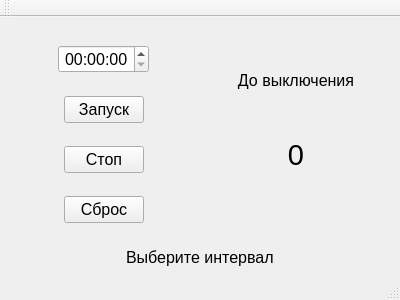
<?xml version="1.0" encoding="UTF-8"?>
<ui version="4.0">
 <class>MainWindow</class>
 <widget class="QMainWindow" name="MainWindow">
  <property name="geometry">
   <rect>
    <x>0</x>
    <y>0</y>
    <width>400</width>
    <height>300</height>
   </rect>
  </property>
  <property name="windowTitle">
   <string>MainWindow</string>
  </property>
  <widget class="QWidget" name="centralWidget">
   <layout class="QGridLayout" name="gridLayout">
    <item row="0" column="0">
     <layout class="QVBoxLayout" name="verticalLayout_3">
      <item>
       <layout class="QHBoxLayout" name="horizontalLayout">
        <item>
         <layout class="QVBoxLayout" name="verticalLayout">
          <item alignment="Qt::AlignHCenter">
           <widget class="QTimeEdit" name="timeEdit">
            <property name="sizePolicy">
             <sizepolicy hsizetype="Maximum" vsizetype="Fixed">
              <horstretch>0</horstretch>
              <verstretch>0</verstretch>
             </sizepolicy>
            </property>
            <property name="font">
             <font>
              <pointsize>12</pointsize>
             </font>
            </property>
            <property name="layoutDirection">
             <enum>Qt::LeftToRight</enum>
            </property>
            <property name="wrapping">
             <bool>false</bool>
            </property>
            <property name="frame">
             <bool>true</bool>
            </property>
            <property name="alignment">
             <set>Qt::AlignCenter</set>
            </property>
           </widget>
          </item>
          <item alignment="Qt::AlignHCenter">
           <widget class="QPushButton" name="pushButtonOn">
            <property name="sizePolicy">
             <sizepolicy hsizetype="Maximum" vsizetype="Fixed">
              <horstretch>0</horstretch>
              <verstretch>0</verstretch>
             </sizepolicy>
            </property>
            <property name="font">
             <font>
              <pointsize>12</pointsize>
             </font>
            </property>
            <property name="text">
             <string>Запуск</string>
            </property>
           </widget>
          </item>
          <item alignment="Qt::AlignHCenter">
           <widget class="QPushButton" name="pushButtonStop">
            <property name="sizePolicy">
             <sizepolicy hsizetype="Maximum" vsizetype="Fixed">
              <horstretch>0</horstretch>
              <verstretch>0</verstretch>
             </sizepolicy>
            </property>
            <property name="font">
             <font>
              <pointsize>12</pointsize>
             </font>
            </property>
            <property name="text">
             <string>Стоп</string>
            </property>
           </widget>
          </item>
          <item alignment="Qt::AlignHCenter">
           <widget class="QPushButton" name="pushButtonClear">
            <property name="sizePolicy">
             <sizepolicy hsizetype="Maximum" vsizetype="Fixed">
              <horstretch>0</horstretch>
              <verstretch>0</verstretch>
             </sizepolicy>
            </property>
            <property name="font">
             <font>
              <pointsize>12</pointsize>
             </font>
            </property>
            <property name="text">
             <string>Сброс</string>
            </property>
           </widget>
          </item>
         </layout>
        </item>
        <item>
         <layout class="QVBoxLayout" name="verticalLayout_2">
          <item>
           <widget class="QLabel" name="labelOst">
            <property name="font">
             <font>
              <pointsize>12</pointsize>
             </font>
            </property>
            <property name="text">
             <string>До выключения</string>
            </property>
            <property name="alignment">
             <set>Qt::AlignCenter</set>
            </property>
           </widget>
          </item>
          <item alignment="Qt::AlignTop">
           <widget class="QLabel" name="labelCounter">
            <property name="font">
             <font>
              <pointsize>22</pointsize>
             </font>
            </property>
            <property name="text">
             <string>0</string>
            </property>
            <property name="alignment">
             <set>Qt::AlignCenter</set>
            </property>
           </widget>
          </item>
         </layout>
        </item>
       </layout>
      </item>
      <item alignment="Qt::AlignHCenter">
       <widget class="QLabel" name="labelInfo">
        <property name="sizePolicy">
         <sizepolicy hsizetype="Preferred" vsizetype="Maximum">
          <horstretch>0</horstretch>
          <verstretch>0</verstretch>
         </sizepolicy>
        </property>
        <property name="font">
         <font>
          <pointsize>12</pointsize>
         </font>
        </property>
        <property name="text">
         <string>Выберите интервал</string>
        </property>
       </widget>
      </item>
     </layout>
    </item>
   </layout>
  </widget>
  <widget class="QMenuBar" name="menuBar">
   <property name="geometry">
    <rect>
     <x>0</x>
     <y>0</y>
     <width>400</width>
     <height>25</height>
    </rect>
   </property>
  </widget>
  <widget class="QToolBar" name="mainToolBar">
   <attribute name="toolBarArea">
    <enum>TopToolBarArea</enum>
   </attribute>
   <attribute name="toolBarBreak">
    <bool>false</bool>
   </attribute>
  </widget>
  <widget class="QStatusBar" name="statusBar"/>
 </widget>
 <layoutdefault spacing="6" margin="11"/>
 <resources/>
 <connections/>
</ui>
